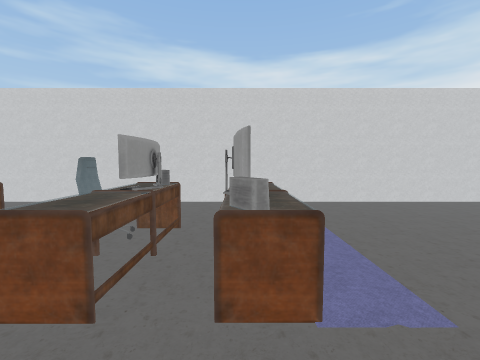
view 1 (above)

20 first-person views from a walk through a Unity game level. The camera is 1.4 m above the floor, tilts 4° down and sees 90° across. Doors are open. The floor is counted in squares, 1 m on a side. Each view is taken from the middle of a square. On the plan, view 1 faces up. The plan holds only what a view shows up to about 13 squares ahead; the rest is blank. The place goes on beyond the plan. Some surface patterns are stand-ins.

view 2
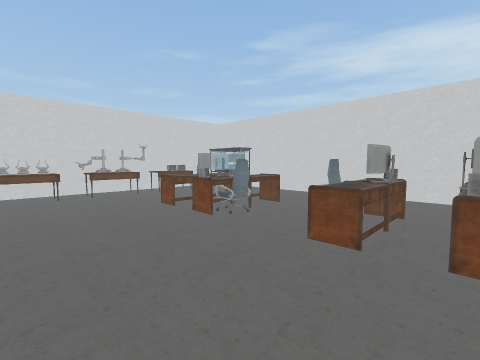

view 3
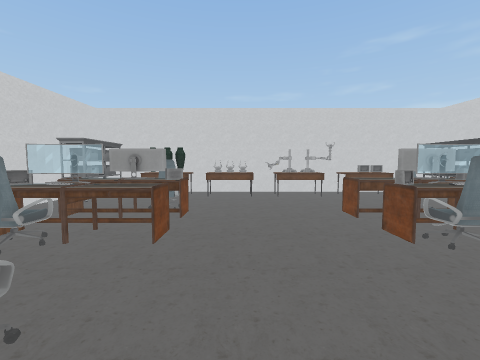

view 4
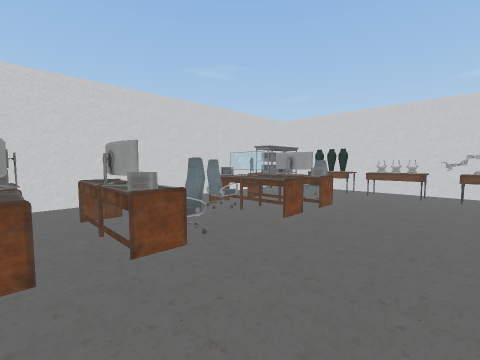

view 5
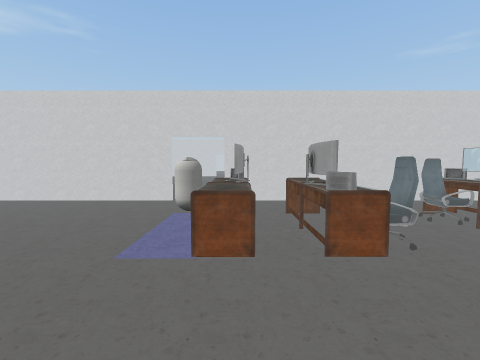

view 6
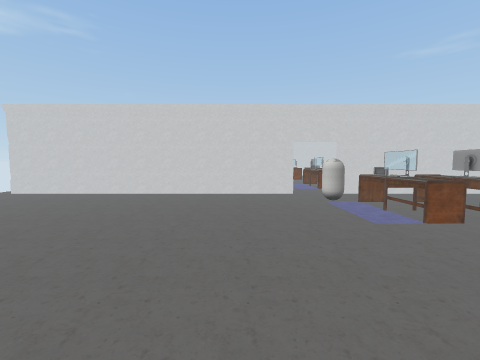

view 7
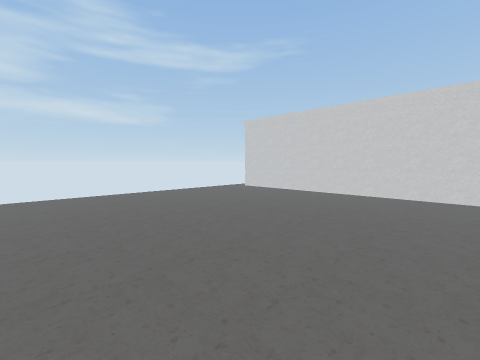

view 8
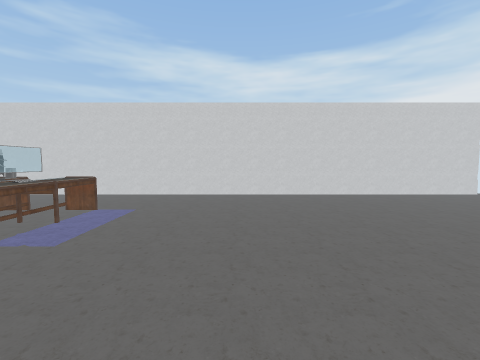

view 9
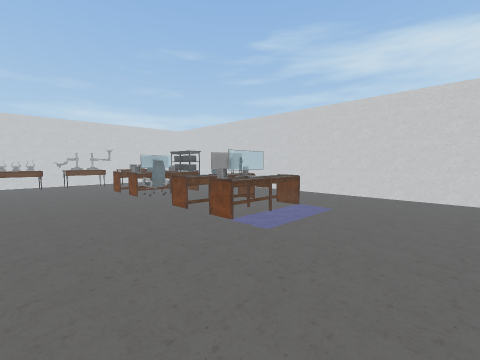

view 10
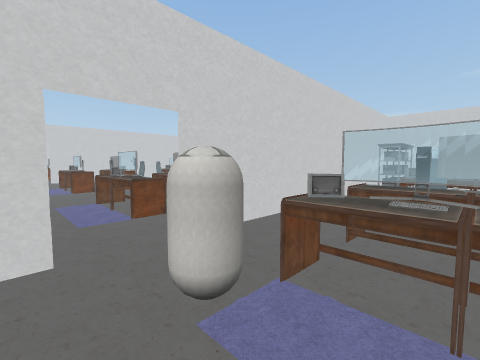

view 11
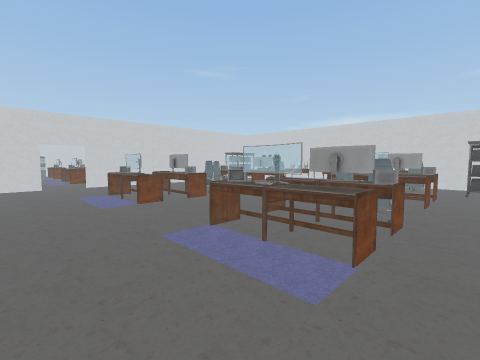

view 12
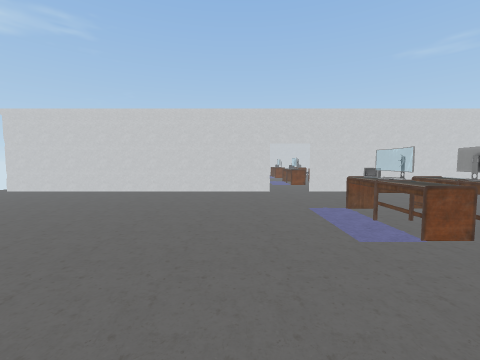

view 13
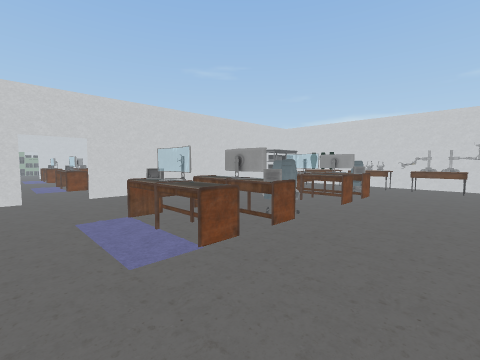

view 14
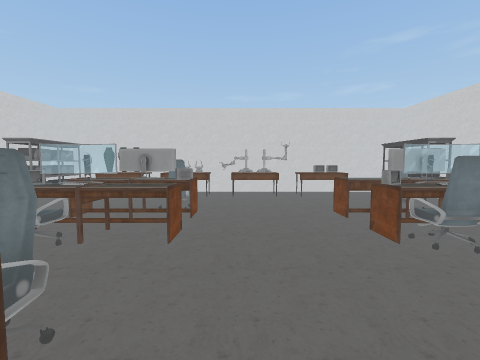

view 15
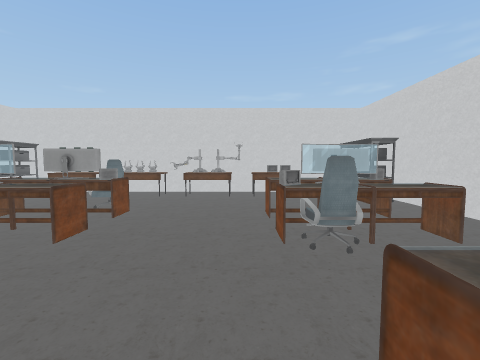

view 16
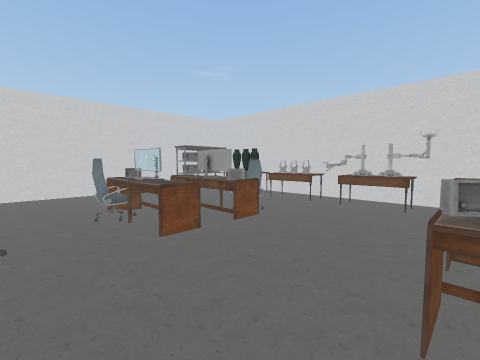

view 17
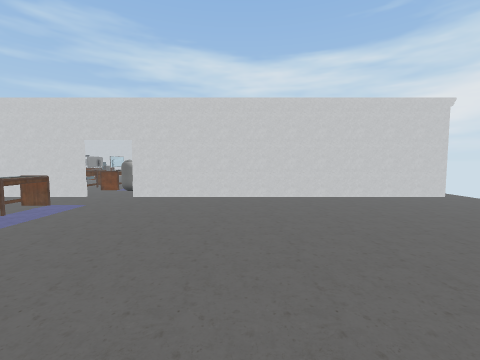

view 18
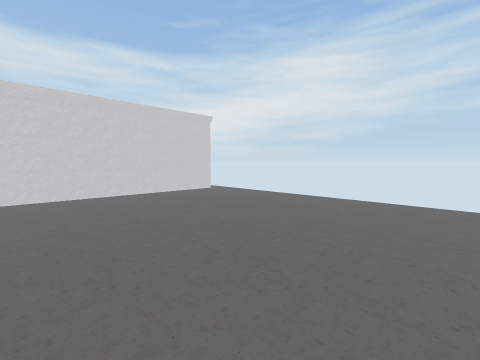

view 19
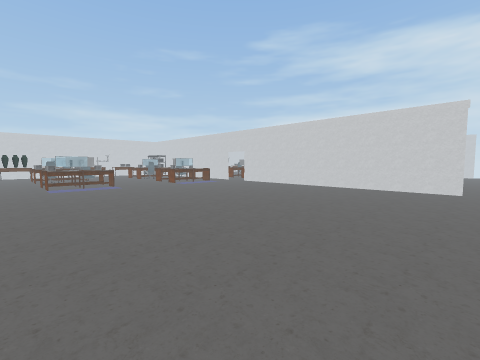

view 20
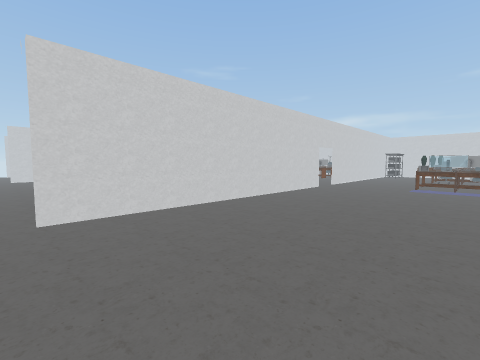

### Floor plan
Points are (right, up) in squares from view 1. A wall is a line through its corners. A room is listed if a view was taken in it or the views show most of it. See-through windows are left out.
Room 1 (views 1, 2, 3, 4, 5, 6, 7, 8, 9, 10)
walls: (2.5, -8) (15.6, -8); (-11.1, 8.7) (-12.4, 8.7); (15.6, 8.7) (-8.8, 8.7); (-12.8, 8.4) (-12.8, -8); (-12.4, -8) (0.6, -8)
ways out: opening at (16, -8) to room 2; open door at (1.5, -8) to room 2
objects: other object (-12, -7) to (-10, -7); other object (-12, -5) to (-11, -5); vase (-12, -4) to (-11, -4); table (-12, -3); table (-12, -2) to (-11, 0); table (-12, 1) to (-11, 2); table (-12, 3) to (-11, 5); other object (-12, 8) to (-10, 8); vase (-11, -3); other object (-11, 4); other object (-11, 5); other object (-8, -5) to (-7, -3); chair (-8, -4) to (-8, -3); other object (-8, 2) to (-7, 5); other object (-8, 4) to (-8, 5); other object (-6, -5) to (-5, -3); other object (-6, 2) to (-5, 5); chair (-5, -5) to (-5, -4); chair (-5, 2) to (-5, 3); chair (-3, -4) to (-2, -3); chair (-3, 4) to (-2, 5); other object (-2, -5); other object (-2, 2) to (-2, 3); other object (0, -6) to (0, -3); other object (0, 2) to (0, 5); capsule (1, -6) to (2, -6)
Room 2 (views 11, 12, 13, 14, 15, 16, 17, 18, 19, 20)
walls: (0.6, -8.1) (-3, -8.1); (2.5, -24.8) (15.5, -24.8); (-6.8, -8.1) (-11.6, -8.1); (-9.5, -24.8) (0.6, -24.8); (15.6, -8.1) (2.5, -8.1); (-12.8, -8) (-12.8, -24.5); (-12.4, -24.8) (-11.4, -24.8)
ways out: opening at (16, -8) to room 1; open door at (1.5, -8) to room 1; opening at (16, -25); open door at (1.5, -25)
objects: other object (-12, -24) to (-10, -24); vase (-12, -22) to (-11, -22); other object (-12, -21) to (-11, -21); other object (-12, -20) to (-11, -20); table (-12, -19) to (-11, -17); table (-12, -16) to (-11, -14); table (-12, -13) to (-12, -12); other object (-12, -9) to (-10, -9); other object (-11, -13); other object (-11, -12); other object (-8, -20) to (-7, -18); chair (-8, -18); other object (-8, -13) to (-7, -10); chair (-8, -11); other object (-6, -20) to (-5, -17); other object (-6, -13) to (-5, -10); chair (-5, -20) to (-5, -19); chair (-5, -13) to (-5, -12); chair (-3, -18) to (-2, -18); chair (-3, -11) to (-2, -10); other object (-2, -20) to (-2, -19); other object (-2, -13) to (-2, -12); other object (0, -20) to (0, -17); other object (0, -13) to (0, -10)

Where each view was taken, in squares from view 1:
view 1: 0 up, 0 right, facing up
view 2: 2 down, 0 right, facing up-left
view 3: 1 down, 1 left, facing left
view 4: 1 up, 0 right, facing down-left
view 5: 1 up, 0 right, facing down
view 6: 3 up, 5 right, facing down
view 7: 3 up, 5 right, facing down-right
view 8: 2 down, 5 right, facing up
view 9: 2 down, 5 right, facing up-left
view 10: 4 down, 3 right, facing down-left
view 11: 9 down, 4 right, facing down-left
view 12: 13 down, 4 right, facing down
view 13: 14 down, 3 right, facing down-left
view 14: 16 down, 1 left, facing left
view 15: 14 down, 1 left, facing left
view 16: 13 down, 3 left, facing down-left
view 17: 18 down, 7 right, facing up
view 18: 19 down, 7 right, facing up-right
view 19: 22 down, 16 right, facing up-left
view 20: 18 down, 16 right, facing down-left
